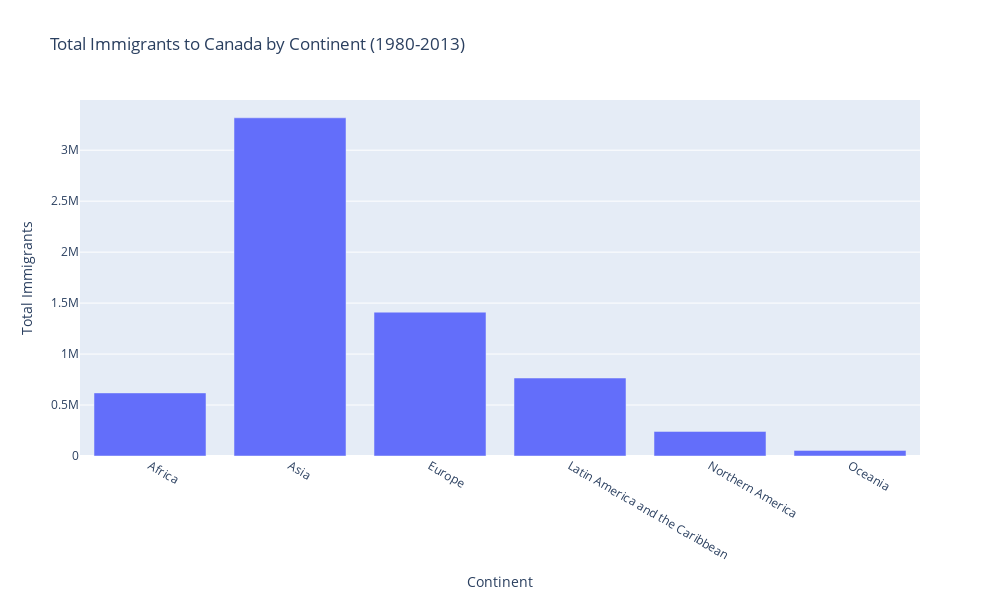

Write notebook code for a chart like this one.
### Markdown cell above
# Dataset Overview

The dataset provides information on the number of immigrants from various countries to Canada over the years 1980 to 2013. The columns in the dataset are:

- **Continent**: The continent from which the immigrants are coming.
- **Region**: The specific region within that continent.
- **DevName**: Whether the country is a developing or developed region.
- **1980-2013**: The number of immigrants for each year.
- **Total**: The total number of immigrants over all the years.

## Visualizations

To gain a better understanding of the dataset, let's start by creating some visualizations.

**1. Total Immigrants by Continent**: We'll create a bar chart showing the total number of immigrants from each continent over the years 1980 to 2013.

**2. Top Countries by Total Immigrants**: We'll display the top 10 countries by the total number of immigrants to Canada over the years.

**3. Immigration Trend for Specific Countries**: We'll plot the trend of immigrants for specific countries over the years.

**4. Distribution by Development Status**: A pie chart showing the distribution of immigrants based on whether they come from developing or developed regions.

### Code cell
import plotly.express as px
import plotly.graph_objects as go

# Group data by Continent and sum the totals
df_continent = df_can.groupby('Continent').sum()['Total']

# Create a bar chart for total immigrants by Continent
fig_continent = px.bar(df_continent, 
                       x=df_continent.index, 
                       y=df_continent.values, 
                       labels={'y': 'Total Immigrants', 'index': 'Continent'},
                       title='Total Immigrants to Canada by Continent (1980-2013)')

# Update layout to adjust figure size
fig_continent.update_layout(width=1000, height=600)

fig_continent.show()

### Figure 1 — Plotly figure (JSON) as saved in the notebook; plotly's stock layout.template omitted (floating-point values rounded to 4 significant figures)
{"data": [{"alignmentgroup": "True", "hovertemplate": "Continent=%{x}<br>Total Immigrants=%{y}<extra></extra>", "legendgroup": "", "marker": {"color": "#636efa", "pattern": {"shape": ""}}, "name": "", "offsetgroup": "", "orientation": "v", "showlegend": false, "textposition": "auto", "type": "bar", "x": ["Africa", "Asia", "Europe", "Latin America and the Caribbean", "Northern America", "Oceania"], "xaxis": "x", "y": [618948, 3317794, 1410947, 765148, 241142, 55174], "yaxis": "y"}], "layout": {"barmode": "relative", "height": 600, "legend": {"tracegroupgap": 0}, "title": {"text": "Total Immigrants to Canada by Continent (1980-2013)"}, "width": 1000, "xaxis": {"anchor": "y", "autorange": true, "domain": [0, 1], "range": [-0.5, 5.5], "title": {"text": "Continent"}, "type": "category"}, "yaxis": {"anchor": "x", "autorange": true, "domain": [0, 1], "range": [0, 3492000.0], "title": {"text": "Total Immigrants"}, "type": "linear"}}}
